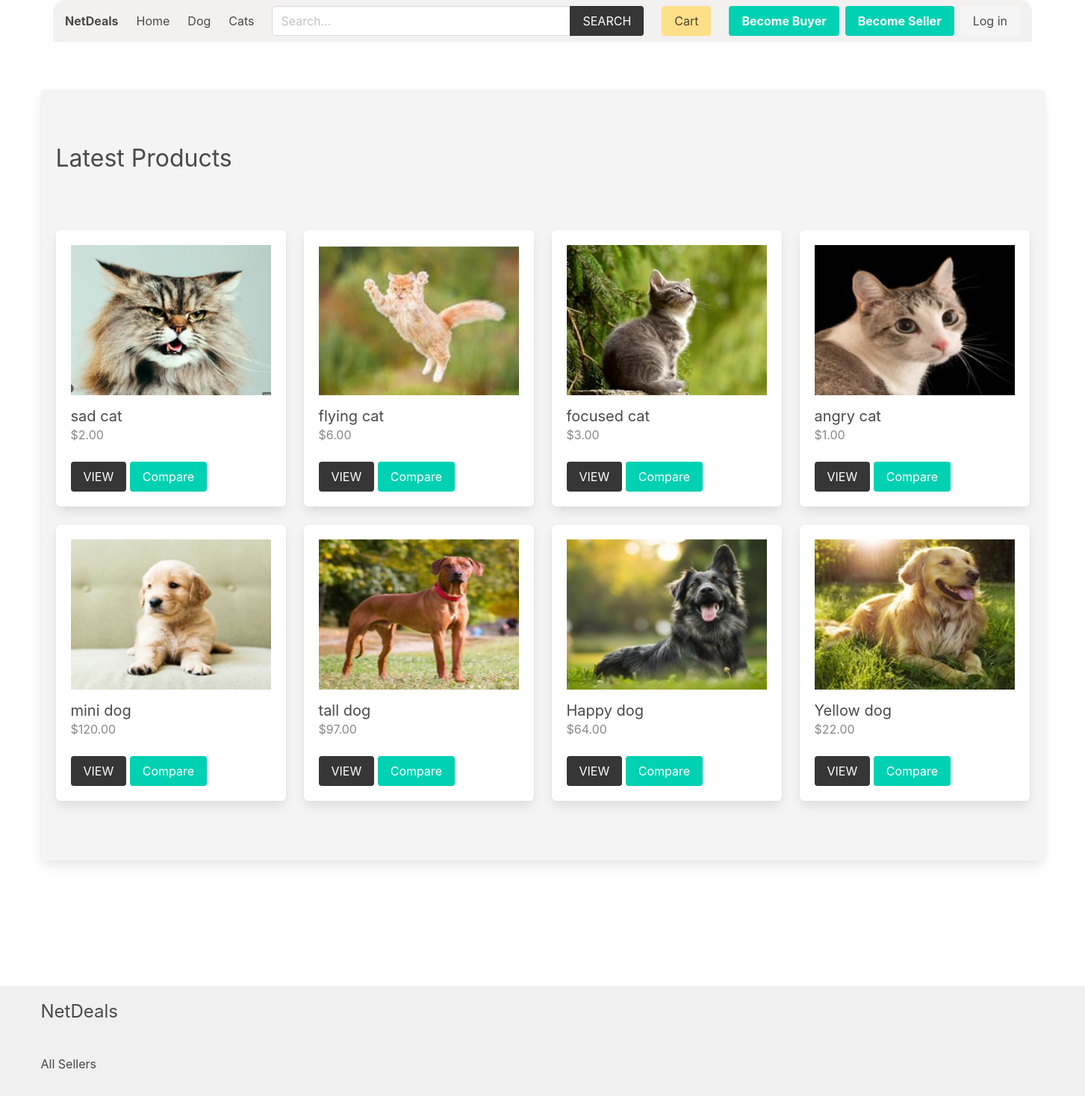
/, run on an earlier commit of the app's database.
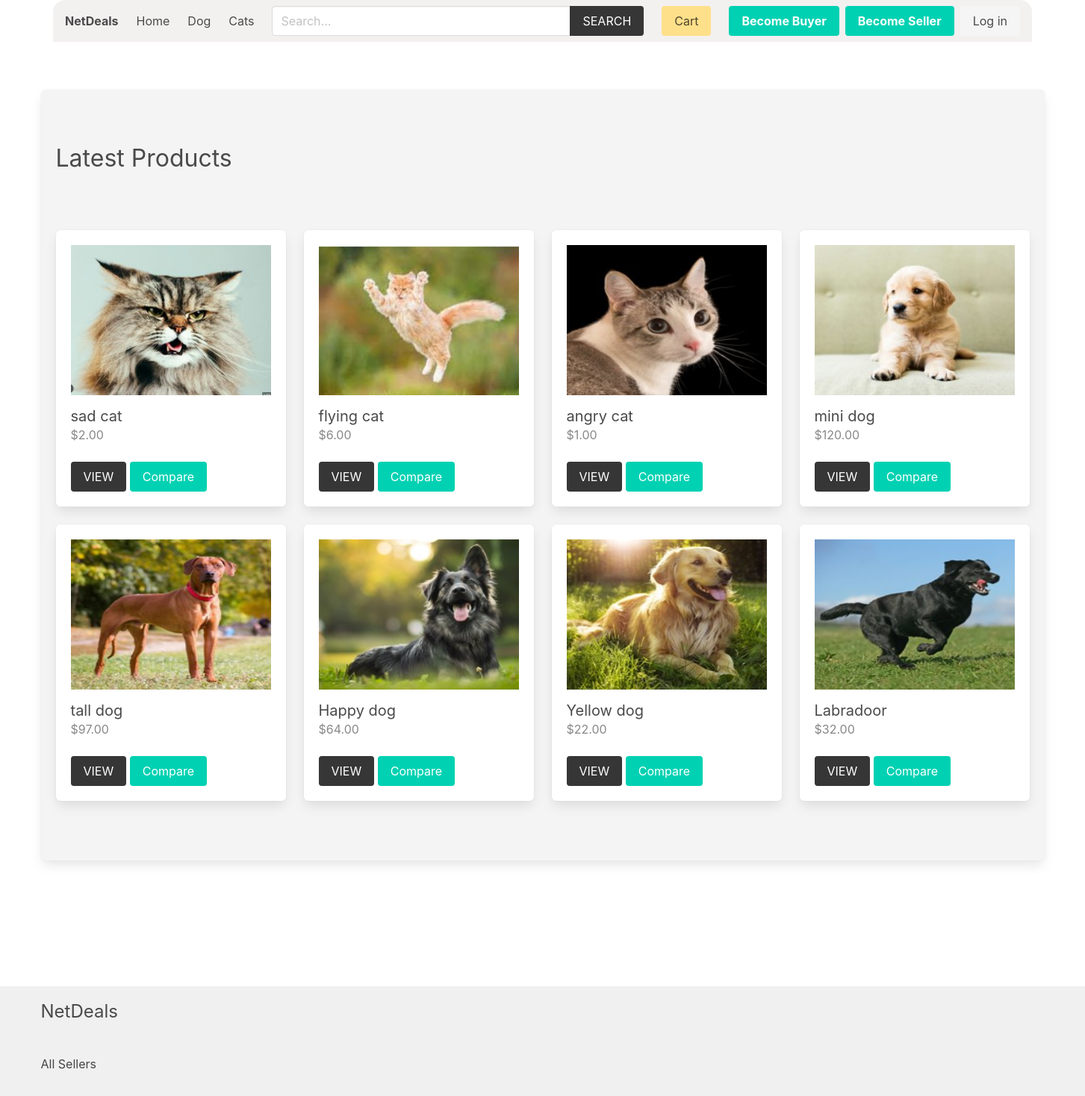
And on a later commit of the database.
### product/models.py (models this page shows, shortened)
class Category(models.Model):
    title = models.CharField(max_length=50)
    slug = models.SlugField(max_length=55)
    ordering = models.IntegerField(default=0)
    class Meta:
        ordering = ['ordering']

class Product(models.Model):
    quantity = models.PositiveIntegerField(default=0)
    category = models.ForeignKey(Category, related_name='products', on_delete=models.CASCADE)
    seller = models.ForeignKey(SellerProfile, related_name="products", on_delete=models.CASCADE)
    title = models.CharField(max_length=50)
    slug = models.SlugField(max_length=55)
    description = models.TextField(blank=True, null=True)
    price = models.DecimalField(max_digits=6, decimal_places=2)
    added_date = models.DateTimeField(auto_now_add=True)
    image = models.ImageField(upload_to='uploads/', blank=True, null=True)
    thumbnail = models.ImageField(upload_to='uploads/', blank=True, null=True) # Change uploads to thumbnails
    class Meta:
        ordering = ['-added_date']
    def get_thumbnail(self):
        if self.thumbnail:
            return self.thumbnail.url

### core/views.py (the view)
# urls.py: path('', views.frontpage, name="home"),
def frontpage(request):
    newest_products = Product.objects.all()[0:8]
    products = Product.objects.all()
    context = {
        'newest_products': newest_products,
        'products': products,
    }
    return render(request, 'core/frontpage.html', context)

### cart/cart.py (called while the page is built)
    def __len__(self):
        return sum(item['quantity'] for item in self.cart.values())

### cart/context_processors.py (called while the page is built)
def cart(request):
    return {'cart': Cart(request)}

### product/context_processors.py (called while the page is built)
def menu_categories(request):
    categories = Category.objects.all()
    return {'categories': categories}

### templates/core/frontpage.html (shortened to what this page needs)
{% extends 'core/base.html' %}
{% block content %}
<div class = 'aaa box'>
    <div class="columns is-multiline mb-6">
        <div class="column is-12 has-test-centered mt-6 mb-6">
            <h2 class="is-size-3">Latest Products</h2>
        </div>
        {% for product in newest_products %}
            {% include 'product/parts/list_item.html' %}
        {% endfor %}
    </div>
</div>
{% endblock content %}

### templates/core/base.html (shortened to what the changed rows need)
{% load static %}
{% load product_filters %}
<!DOCTYPE html>
<html lang="en">
<head>
    <link rel="stylesheet" href="https://cdn.jsdelivr.net/npm/bulma@0.9.2/css/bulma.min.css">
    <link rel="stylesheet" href="{% static 'css/main.css' %}">
</head>
<body>
    <div class="container px-4">
        <nav class="navbar px-4" role="navigation" aria-label="main navigation">
            <div class="navbar-brand">
                <a class="navbar-item" href="{% url 'core:home' %}">
                    <h1><strong>NetDeals</strong></h1>
                </a>
            </div>
            <div id="navbarBasicExample" class="navbar-menu">
                <div class="navbar-start">
                <a class="navbar-item" href="{% url 'core:home' %}">
                    Home
                </a>
                {% for category in categories %}
                    <a class="navbar-item" href="{% url 'product:category' category.slug %}">
                        {{category.title}}
                    </a>
                {% endfor %}
                </div>
            </div>
            </nav>
    </div>
    <section class="section">
        <div class="container">
            {% block content %}{% endblock content %}
        </div>
    </section>
</body>
</html>

### templates/product/parts/list_item.html (shortened to what this page needs)
<div class="column is-3 product-list-item">
    <div class="box">
        <figure class="image is-4by3 mb-4">
            <img src="{{ product.get_thumbnail }}" alt="{{product.title}}">
        </figure>
        <h2 class="subtitle">{{product.title}}</h2>
        <h3 class="price is-size-6 mb-5">${{product.price}}</h3>
        <a href="{% url 'product:product' product.category.slug product.slug %}" class="button is-dark is-uppercase">View</a>
         <button type="button" class="button is-primary" onclick="compareProduct({{ product.pk }})">Compare</button>
        </div>
</div>

What changed in the data, as far as the page shows it:
removed Product: get_thumbnail (picture), title "focused cat", price "3.00"
now on this page (row unchanged): Product: get_thumbnail (picture), title "Labradoor", price "32.00"
